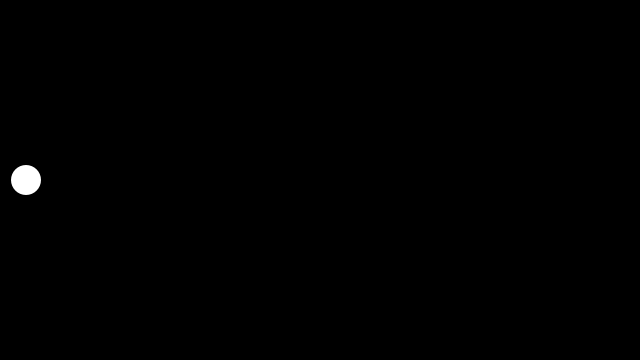
Frame 1 (no input)
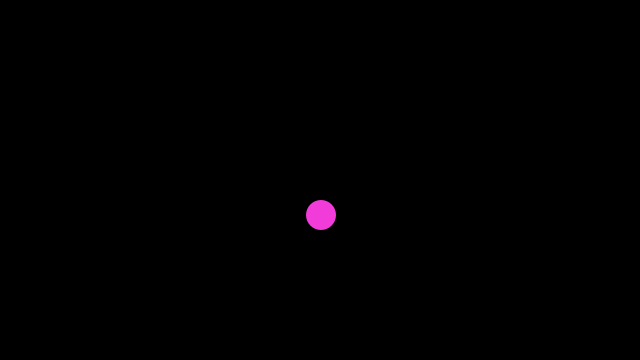
Frame 60 (the mouse pressed at the canvas centre just before this capture)
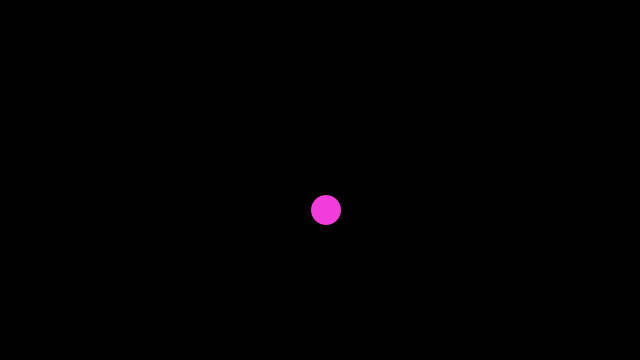
Frame 120 (the mouse held since frame 60 and released just before this capture)

The Processing sketch that drew these frames (run headless with seeded random() and noise(); from frame 60 on, the mouse is pressed at the canvas centre):

// Processing sketch: CirclesAndRandom
// ── CirclesAndRandom.pde
float x, y, r, g, b;
float sqrSize = random(50, 150);
float lnWdith = random(4, 16);
float xspeed = 5;
float yspeed = 5;
float radius = 15;

boolean going = true;

void setup() {
  size(640, 360);
  background(0);
  x=26;
  y=180;
  r = 255;
  g = 255;
  b = 255;
}

void mousePressed() {
  going = !going;
}

void draw() {
  //SQUARES

  //sqrSize = random(50, 150);
  //lnWdith = random(4, 16);

  //rectMode(CENTER);
  //strokeWeight(lnWdith);
  //stroke(0, 0, 255, 10);
  //fill(0, 255, 10);
  //square(320, 180, sqrSize);

  //CIRCLES

  //RANDOM
  //x = random(width);
  //y = random(height);;
  //r = random(100, 255);;
  //g = random(55);
  //b = random(150, 255);;

  //MOVING RT AND LFT
  background(0);
  noStroke();
  //fill(r,g,b, random(0,100));
  fill(r, g, b);
  circle(x, y, radius * 2);
  if(going){
    x+=xspeed;
    y+=yspeed;
  }
  if (x >= width - radius || x <= 0 ) {
    xspeed = -xspeed;
    r = random(255);
    g = random(255);
    b = random(255);
  }
  if (y >= height - radius || y <= 0 ) {
    yspeed = -yspeed;
    r = random(255);
    g = random(255);
    b = random(255);
  }

  //line(random(width,height),random(width,height),random(width,height),random(width,height));
}
